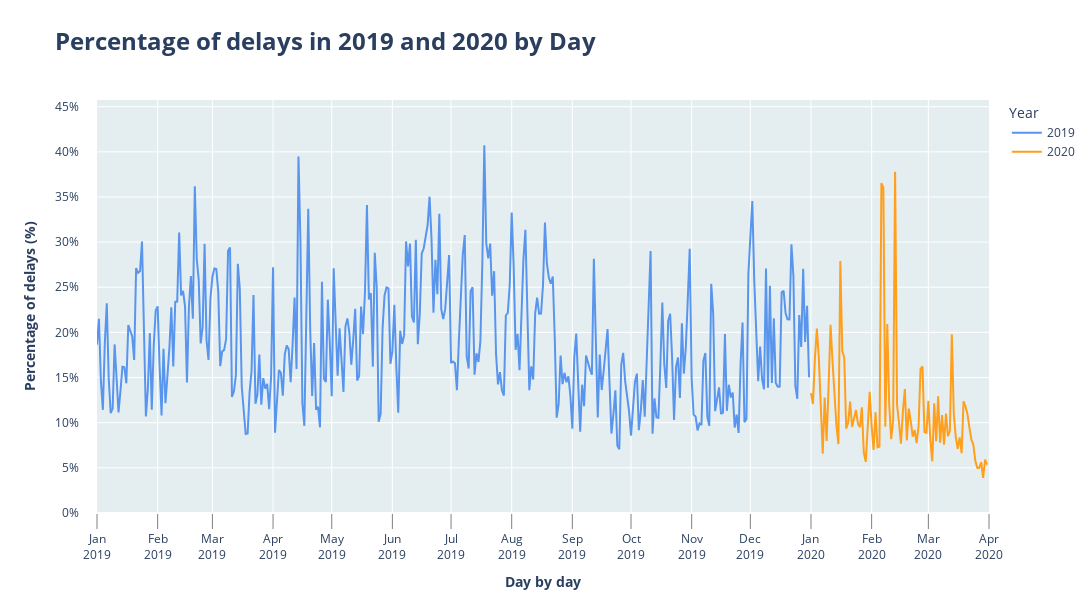

The notebook cell this image was saved under:
### Code cell
day_by_day_reliability_fig = px.line(  data_frame=day_by_day_reliability_df,
                                        x='date',
                                        y='reliability',
                                        color=day_by_day_reliability_df['date'].dt.year,
                                        markers=True,
                                        height=600, 
                                        width=1500,
                                        title='<b>Percentage of delays in 2019 and 2020 by Day',
                                        color_discrete_sequence=['#5995ED', '#FF9F1C'],
                                        )

day_by_day_reliability_fig.update_layout(xaxis = dict(
                                                        title='<b>Day by day',
                                                        titlefont=dict(size=14),
                                                        tickmode='array',
                                                        tickvals = [date for date in first_day_of_month_list],
                                                        ticktext = first_day_of_month_list.strftime("%b<br>%Y"),
                                                        tickson="boundaries",
                                                        ticks="outside",
                                                        ticklen=15,
                                                        tickwidth=1,
                                                        tickcolor='gray', 
                                                        ),
                                         yaxis = dict(
                                                        title='<br><b>Percentage of delays (%)',
                                                        titlefont=dict(size=14),
                                                        range=[0, day_by_day_reliability_df['reliability'].max()+0.05], 
                                                        tickformat=".0%",
                                                        tickson="boundaries",
                                                        ticks="outside",
                                                        ticklen=15,
                                                        tickwidth=1,
                                                        tickcolor='white',
                                                        ),
                                         hovermode="x unified", # 'x' / 'closest' / 'x unified'
                                         hoverlabel_align = 'auto',
                                         legend_title="Year",
                                         titlefont=dict(size=24),
                                         plot_bgcolor="#E4EEF1"
                                        )

day_by_day_reliability_fig.update_traces(mode="lines", hovertemplate="Date: <b>%{x}</b> <br>Percentage of delays (%): <b>%{y:.2%}</b>")

day_by_day_reliability_fig.update_xaxes(range=[first_day_of_month_list[0], first_day_of_month_list[-1]])

day_by_day_reliability_fig.show()

### Figure 1 — Plotly figure (JSON) as saved in the notebook; plotly's stock layout.template omitted (floating-point values rounded to 4 significant figures; data arrays with more than 128 entries replaced by an {"elided": "..."} marker saying what was removed)
{"data": [{"hovertemplate": "Date: <b>%{x}</b> <br>Percentage of delays (%): <b>%{y:.2%}</b>", "legendgroup": "2019", "line": {"color": "#5995ED", "dash": "solid"}, "marker": {"symbol": "circle"}, "mode": "lines", "name": "2019", "orientation": "v", "showlegend": true, "type": "scatter", "x": {"elided": "365 str values"}, "xaxis": "x", "y": {"elided": "365 float values"}, "yaxis": "y"}, {"hovertemplate": "Date: <b>%{x}</b> <br>Percentage of delays (%): <b>%{y:.2%}</b>", "legendgroup": "2020", "line": {"color": "#FF9F1C", "dash": "solid"}, "marker": {"symbol": "circle"}, "mode": "lines", "name": "2020", "orientation": "v", "showlegend": true, "type": "scatter", "x": ["2020-01-01T00:00:00", "2020-01-02T00:00:00", "2020-01-03T00:00:00", "2020-01-04T00:00:00", "2020-01-05T00:00:00", "2020-01-06T00:00:00", "2020-01-07T00:00:00", "2020-01-08T00:00:00", "2020-01-09T00:00:00", "2020-01-10T00:00:00", "2020-01-11T00:00:00", "2020-01-12T00:00:00", "2020-01-13T00:00:00", "2020-01-14T00:00:00", "2020-01-15T00:00:00", "2020-01-16T00:00:00", "2020-01-17T00:00:00", "2020-01-18T00:00:00", "2020-01-19T00:00:00", "2020-01-20T00:00:00", "2020-01-21T00:00:00", "2020-01-22T00:00:00", "2020-01-23T00:00:00", "2020-01-24T00:00:00", "2020-01-25T00:00:00", "2020-01-26T00:00:00", "2020-01-27T00:00:00", "2020-01-28T00:00:00", "2020-01-29T00:00:00", "2020-01-30T00:00:00", "2020-01-31T00:00:00", "2020-02-01T00:00:00", "2020-02-02T00:00:00", "2020-02-03T00:00:00", "2020-02-04T00:00:00", "2020-02-05T00:00:00", "2020-02-06T00:00:00", "2020-02-07T00:00:00", "2020-02-08T00:00:00", "2020-02-09T00:00:00", "2020-02-10T00:00:00", "2020-02-11T00:00:00", "2020-02-12T00:00:00", "2020-02-13T00:00:00", "2020-02-14T00:00:00", "2020-02-15T00:00:00", "2020-02-16T00:00:00", "2020-02-17T00:00:00", "2020-02-18T00:00:00", "2020-02-19T00:00:00", "2020-02-20T00:00:00", "2020-02-21T00:00:00", "2020-02-22T00:00:00", "2020-02-23T00:00:00", "2020-02-24T00:00:00", "2020-02-25T00:00:00", "2020-02-26T00:00:00", "2020-02-27T00:00:00", "2020-02-28T00:00:00", "2020-02-29T00:00:00", "2020-03-01T00:00:00", "2020-03-02T00:00:00", "2020-03-03T00:00:00", "2020-03-04T00:00:00", "2020-03-05T00:00:00", "2020-03-06T00:00:00", "2020-03-07T00:00:00", "2020-03-08T00:00:00", "2020-03-09T00:00:00", "2020-03-10T00:00:00", "2020-03-11T00:00:00", "2020-03-12T00:00:00", "2020-03-13T00:00:00", "2020-03-14T00:00:00", "2020-03-15T00:00:00", "2020-03-16T00:00:00", "2020-03-17T00:00:00", "2020-03-18T00:00:00", "2020-03-19T00:00:00", "2020-03-20T00:00:00", "2020-03-21T00:00:00", "2020-03-22T00:00:00", "2020-03-23T00:00:00", "2020-03-24T00:00:00", "2020-03-25T00:00:00", "2020-03-26T00:00:00", "2020-03-27T00:00:00", "2020-03-28T00:00:00", "2020-03-29T00:00:00", "2020-03-30T00:00:00", "2020-03-31T00:00:00"], "xaxis": "x", "y": [0.1328, 0.1206, 0.171, 0.2042, 0.172, 0.1231, 0.06562, 0.1279, 0.07982, 0.1411, 0.2085, 0.168, 0.131, 0.09705, 0.07621, 0.2791, 0.1793, 0.1722, 0.09349, 0.09984, 0.1235, 0.09546, 0.1048, 0.114, 0.09898, 0.09501, 0.117, 0.06687, 0.05659, 0.09429, 0.1342, 0.09621, 0.06981, 0.1115, 0.07273, 0.07363, 0.3654, 0.3602, 0.09547, 0.2094, 0.1197, 0.08187, 0.1032, 0.3779, 0.1197, 0.09957, 0.07675, 0.113, 0.1373, 0.08047, 0.1157, 0.1017, 0.08454, 0.09197, 0.07741, 0.09604, 0.1597, 0.1623, 0.08972, 0.08875, 0.1242, 0.08146, 0.05723, 0.1215, 0.07956, 0.1293, 0.07798, 0.1086, 0.07555, 0.1102, 0.08511, 0.09085, 0.1979, 0.1098, 0.08437, 0.07095, 0.08368, 0.06631, 0.1236, 0.1179, 0.1095, 0.09438, 0.0814, 0.07563, 0.05775, 0.0501, 0.04996, 0.05622, 0.03891, 0.059, 0.0536], "yaxis": "y"}], "layout": {"height": 600, "hoverlabel": {"align": "auto"}, "hovermode": "x unified", "legend": {"title": {"text": "Year"}, "tracegroupgap": 0}, "plot_bgcolor": "#E4EEF1", "title": {"font": {"size": 24}, "text": "<b>Percentage of delays in 2019 and 2020 by Day"}, "width": 1500, "xaxis": {"anchor": "y", "domain": [0, 1], "range": ["2019-01-01T00:00:00", "2020-04-01T00:00:00"], "tickcolor": "gray", "ticklen": 15, "tickmode": "array", "ticks": "outside", "tickson": "boundaries", "ticktext": ["Jan<br>2019", "Feb<br>2019", "Mar<br>2019", "Apr<br>2019", "May<br>2019", "Jun<br>2019", "Jul<br>2019", "Aug<br>2019", "Sep<br>2019", "Oct<br>2019", "Nov<br>2019", "Dec<br>2019", "Jan<br>2020", "Feb<br>2020", "Mar<br>2020", "Apr<br>2020"], "tickvals": ["2019-01-01T00:00:00", "2019-02-01T00:00:00", "2019-03-01T00:00:00", "2019-04-01T00:00:00", "2019-05-01T00:00:00", "2019-06-01T00:00:00", "2019-07-01T00:00:00", "2019-08-01T00:00:00", "2019-09-01T00:00:00", "2019-10-01T00:00:00", "2019-11-01T00:00:00", "2019-12-01T00:00:00", "2020-01-01T00:00:00", "2020-02-01T00:00:00", "2020-03-01T00:00:00", "2020-04-01T00:00:00"], "tickwidth": 1, "title": {"font": {"size": 14}, "text": "<b>Day by day"}}, "yaxis": {"anchor": "x", "domain": [0, 1], "range": [0, 0.4574], "tickcolor": "white", "tickformat": ".0%", "ticklen": 15, "ticks": "outside", "tickson": "boundaries", "tickwidth": 1, "title": {"font": {"size": 14}, "text": "<br><b>Percentage of delays (%)"}}}}
